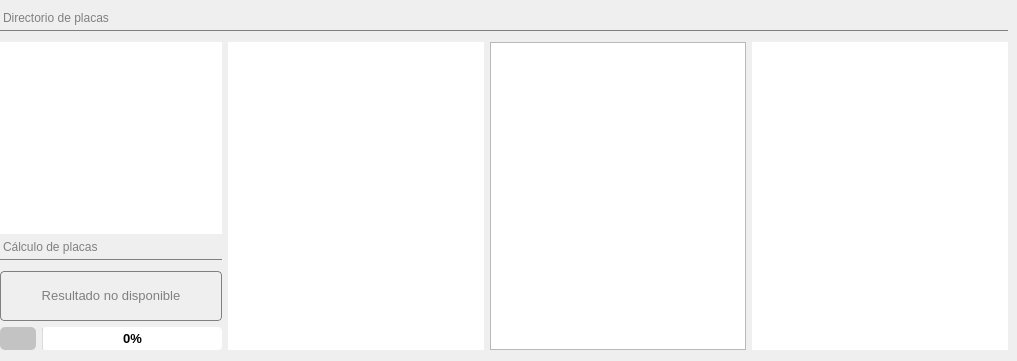
     <widget class="QFrame" name="frame_7">
      <property name="sizePolicy">
       <sizepolicy hsizetype="Maximum" vsizetype="Preferred">
        <horstretch>0</horstretch>
        <verstretch>0</verstretch>
       </sizepolicy>
      </property>
      <property name="frameShape">
       <enum>QFrame::NoFrame</enum>
      </property>
      <property name="frameShadow">
       <enum>QFrame::Raised</enum>
      </property>
      <property name="lineWidth">
       <number>0</number>
      </property>
      <layout class="QGridLayout" name="gridLayout_4">
       <property name="leftMargin">
        <number>0</number>
       </property>
       <property name="rightMargin">
        <number>9</number>
       </property>
       <item row="1" column="3" rowspan="2">
        <widget class="QListView" name="lista_imagenes">
         <property name="sizePolicy">
          <sizepolicy hsizetype="Minimum" vsizetype="Minimum">
           <horstretch>0</horstretch>
           <verstretch>0</verstretch>
          </sizepolicy>
         </property>
         <property name="maximumSize">
          <size>
           <width>300</width>
           <height>16777215</height>
          </size>
         </property>
         <property name="font">
          <font>
           <family>Microsoft JhengHei UI</family>
          </font>
         </property>
         <property name="styleSheet">
          <string notr="true">*{border:None; border-radius: 4px;}</string>
         </property>
         <property name="modelColumn">
          <number>0</number>
         </property>
        </widget>
       </item>
       <item row="1" column="0">
        <widget class="QListView" name="lista_analisis">
         <property name="sizePolicy">
          <sizepolicy hsizetype="Maximum" vsizetype="Maximum">
           <horstretch>0</horstretch>
           <verstretch>0</verstretch>
          </sizepolicy>
         </property>
         <property name="maximumSize">
          <size>
           <width>222</width>
           <height>16777215</height>
          </size>
         </property>
         <property name="font">
          <font>
           <family>Microsoft JhengHei UI</family>
          </font>
         </property>
         <property name="styleSheet">
          <string notr="true">*{border:None; border-radius: 4px;}</string>
         </property>
         <property name="sizeAdjustPolicy">
          <enum>QAbstractScrollArea::AdjustIgnored</enum>
         </property>
         <property name="viewMode">
          <enum>QListView::ListMode</enum>
         </property>
        </widget>
       </item>
       <item row="0" column="0" colspan="4">
        <widget class="QLabel" name="label_7">
         <property name="sizePolicy">
          <sizepolicy hsizetype="Minimum" vsizetype="Maximum">
           <horstretch>0</horstretch>
           <verstretch>0</verstretch>
          </sizepolicy>
         </property>
         <property name="font">
          <font>
           <family>Microsoft Sans Serif</family>
           <stylestrategy>PreferDefault</stylestrategy>
          </font>
         </property>
         <property name="styleSheet">
          <string notr="true">*{
color: grey;
border:none;
border-bottom: 1px solid grey;
padding-bottom: 5px;
margin-bottom: 5px}</string>
         </property>
         <property name="text">
          <string>Directorio de placas</string>
         </property>
        </widget>
       </item>
       <item row="1" column="1" rowspan="2">
        <widget class="QListView" name="lista_lotes2">
         <property name="sizePolicy">
          <sizepolicy hsizetype="Minimum" vsizetype="Minimum">
           <horstretch>0</horstretch>
           <verstretch>0</verstretch>
          </sizepolicy>
         </property>
         <property name="maximumSize">
          <size>
           <width>300</width>
           <height>16777215</height>
          </size>
         </property>
         <property name="font">
          <font>
           <family>Microsoft JhengHei UI</family>
          </font>
         </property>
         <property name="styleSheet">
          <string notr="true">*{border:None; border-radius: 4px;}</string>
         </property>
        </widget>
       </item>
       <item row="2" column="0">
        <widget class="QFrame" name="frame_12">
         <property name="sizePolicy">
          <sizepolicy hsizetype="Preferred" vsizetype="Maximum">
           <horstretch>0</horstretch>
           <verstretch>0</verstretch>
          </sizepolicy>
         </property>
         <property name="frameShape">
          <enum>QFrame::NoFrame</enum>
         </property>
         <property name="frameShadow">
          <enum>QFrame::Plain</enum>
         </property>
         <property name="lineWidth">
          <number>0</number>
         </property>
         <layout class="QGridLayout" name="gridLayout_2">
          <property name="leftMargin">
           <number>0</number>
          </property>
          <property name="topMargin">
           <number>0</number>
          </property>
          <property name="rightMargin">
           <number>0</number>
          </property>
          <property name="bottomMargin">
           <number>0</number>
          </property>
          <item row="0" column="0" colspan="2">
           <widget class="QLabel" name="label_12">
            <property name="sizePolicy">
             <sizepolicy hsizetype="Preferred" vsizetype="Maximum">
              <horstretch>0</horstretch>
              <verstretch>0</verstretch>
             </sizepolicy>
            </property>
            <property name="font">
             <font>
              <family>Microsoft Sans Serif</family>
              <stylestrategy>PreferDefault</stylestrategy>
             </font>
            </property>
            <property name="styleSheet">
             <string notr="true">*{
color: grey;
border:none;
border-bottom: 1px solid grey;
padding-bottom: 5px;
margin-bottom: 5px}</string>
            </property>
            <property name="text">
             <string>Cálculo de placas</string>
            </property>
           </widget>
          </item>
          <item row="1" column="0" colspan="2">
           <widget class="QLabel" name="label_resultado_prediccion">
            <property name="sizePolicy">
             <sizepolicy hsizetype="Minimum" vsizetype="Minimum">
              <horstretch>0</horstretch>
              <verstretch>0</verstretch>
             </sizepolicy>
            </property>
            <property name="minimumSize">
             <size>
              <width>0</width>
              <height>50</height>
             </size>
            </property>
            <property name="maximumSize">
             <size>
              <width>16777215</width>
              <height>16777215</height>
             </size>
            </property>
            <property name="font">
             <font>
              <family>MS Sans Serif</family>
              <pointsize>10</pointsize>
              <weight>50</weight>
              <bold>false</bold>
             </font>
            </property>
            <property name="focusPolicy">
             <enum>Qt::ClickFocus</enum>
            </property>
            <property name="styleSheet">
             <string notr="true">QLabel{
	color: grey;
border: 1px solid grey;
border-radius: 4px}</string>
            </property>
            <property name="frameShape">
             <enum>QFrame::StyledPanel</enum>
            </property>
            <property name="text">
             <string>Resultado no disponible</string>
            </property>
            <property name="alignment">
             <set>Qt::AlignCenter</set>
            </property>
           </widget>
          </item>
          <item row="2" column="0">
           <widget class="QPushButton" name="boton_Evaluar">
            <property name="enabled">
             <bool>false</bool>
            </property>
            <property name="sizePolicy">
             <sizepolicy hsizetype="Maximum" vsizetype="Minimum">
              <horstretch>0</horstretch>
              <verstretch>0</verstretch>
             </sizepolicy>
            </property>
            <property name="minimumSize">
             <size>
              <width>0</width>
              <height>0</height>
             </size>
            </property>
            <property name="maximumSize">
             <size>
              <width>16777215</width>
              <height>16777215</height>
             </size>
            </property>
            <property name="font">
             <font>
              <family>Microsoft JhengHei</family>
              <pointsize>11</pointsize>
              <weight>50</weight>
              <bold>false</bold>
              <underline>false</underline>
              <strikeout>false</strikeout>
              <kerning>true</kerning>
             </font>
            </property>
            <property name="focusPolicy">
             <enum>Qt::ClickFocus</enum>
            </property>
            <property name="whatsThis">
             <string>Si haces click en este botón el tipo de análisis escogido sera 'Challenge Test'</string>
            </property>
            <property name="accessibleName">
             <string>Boton Challenge Test</string>
            </property>
            <property name="accessibleDescription">
             <string>Si haces click en este botón el tipo de análisis escogido sera 'Challenge Test'</string>
            </property>
            <property name="autoFillBackground">
             <bool>false</bool>
            </property>
            <property name="styleSheet">
             <string notr="true">QPushButton{ background-color:rgb(195, 195, 195); border:None; border-radius:5px;} #gris claro
QPushButton:disabled{background-color: rgb(124, 124, 124);} #gris oscuro
QPushButton:pressed{ background-color: orange; }
QPushButton:focus:pressed{ background-color: green; }
QPushButton:focus{ background-color: green; }
QPushButton:hover{background-color: rgb(170, 255, 127);} #verde claro
QPushButton:checked{ background-color: pink; }</string>
            </property>
            <property name="text">
             <string/>
            </property>
            <property name="icon">
             <iconset>
              <normaloff>iconos/icons8-petri-dish-96 (1).png</normaloff>iconos/icons8-petri-dish-96 (1).png</iconset>
            </property>
            <property name="iconSize">
             <size>
              <width>50</width>
              <height>50</height>
             </size>
            </property>
           </widget>
          </item>
          <item row="2" column="1">
           <widget class="QProgressBar" name="progresBar">
            <property name="sizePolicy">
             <sizepolicy hsizetype="Minimum" vsizetype="Minimum">
              <horstretch>0</horstretch>
              <verstretch>0</verstretch>
             </sizepolicy>
            </property>
            <property name="maximumSize">
             <size>
              <width>16777215</width>
              <height>16777215</height>
             </size>
            </property>
            <property name="font">
             <font>
              <family>Microsoft JhengHei UI</family>
              <pointsize>10</pointsize>
              <weight>75</weight>
              <bold>true</bold>
             </font>
            </property>
            <property name="focusPolicy">
             <enum>Qt::ClickFocus</enum>
            </property>
            <property name="autoFillBackground">
             <bool>false</bool>
            </property>
            <property name="styleSheet">
             <string notr="true">*{border-radius:4px;}</string>
            </property>
            <property name="value">
             <number>0</number>
            </property>
            <property name="alignment">
             <set>Qt::AlignCenter</set>
            </property>
            <property name="textVisible">
             <bool>true</bool>
            </property>
            <property name="invertedAppearance">
             <bool>false</bool>
            </property>
            <property name="textDirection">
             <enum>QProgressBar::TopToBottom</enum>
            </property>
           </widget>
          </item>
         </layout>
        </widget>
       </item>
       <item row="1" column="2" rowspan="2">
        <widget class="QTreeView" name="lista_lotes"/>
       </item>
      </layout>
     </widget>
